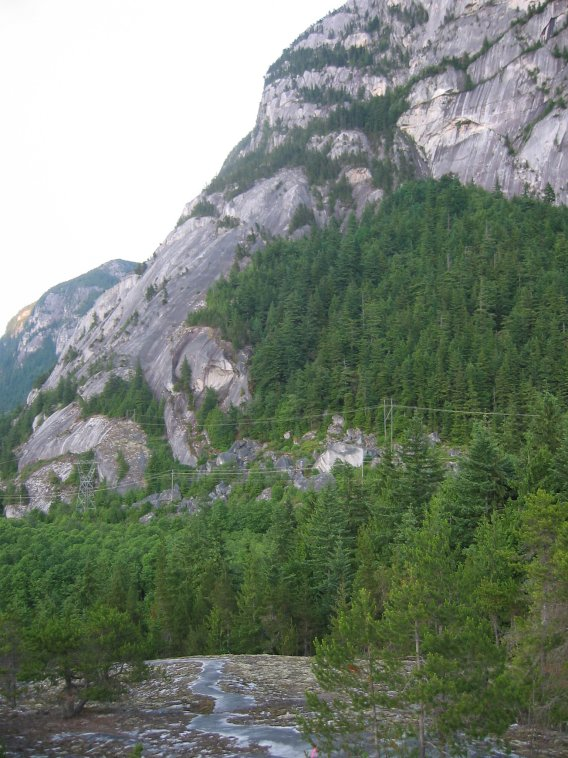
#> input picture 04/130010009_140076001_150050001_lab03_midsem/data/general/mountain/0.1.jpg, 568 x 758 px; its folder holds only this picture in this run
$ python pano-general.py
#> lines starting #> are read from the running program, lines starting #| are printed output that depends on the picture; after the words box and inside, x2 and y2 are one past the last pixel; in counts of white or black regions, pixels touching at a corner belong together
#> in generalParanoma, query_img is the input picture: shape (758, 568, 3); mean B, G, R 116.1, 130, 119.3
import numpy as np
import cv2
import matplotlib.pyplot as plt

import os, sys

# directory = path-to-directory-containing-2-images

if len(sys.argv) < 2:
  # default, if no arguments are passed
  directory = os.path.join(sys.path[0], "../data/general/mountain")
  referenceImage = 3
else:
  directory = sys.argv[1]
  referenceImage = int(sys.argv[2])
  # print(directory)
  # print(referenceImage)

images = [f for f in os.listdir(directory) if os.path.isfile(os.path.join(directory,f))]
images.sort()

# Query = Reference image
# Train = Transform image

def stitchPairOfImages(query_img, train_img):
  # [15 lines of commented-out code are left out]
  orb = cv2.ORB_create()

  # find the keypoints and descriptors with ORB
  kp1, des1 = orb.detectAndCompute(train_img,None)
#> kp1 = 500 keypoints; strongest (x, y, size): (383, 93, 31), (329, 721, 31), (379, 94, 31), (286, 437, 31)
  kp2, des2 = orb.detectAndCompute(query_img,None)
#> kp2 has the same summary as kp1

  ### REFLECTIONESSAY: Why this order.


  ## BFMatcher = Brute Force Matcher
  # create BFMatcher object
  bf = cv2.BFMatcher(cv2.NORM_HAMMING, crossCheck=True)

  # Match descriptors.
  matches = bf.match(des1,des2)
#> matches = 500 matches

  # Sort them in the order of their distance.
  matches = sorted(matches, key = lambda x:x.distance)
  top_matches = matches
#> top_matches = 500 matches

  query_pts = np.float32([ kp1[m.queryIdx].pt for m in top_matches])
#> query_pts = 500 pairs, first value 44 to 536, second value 37.2 to 726
  train_pts = np.float32([ kp2[m.trainIdx].pt for m in top_matches])
#> train_pts has the same summary as query_pts

  ## RANSAC = Random Sample Consensus
  H, _ = cv2.findHomography(query_pts, train_pts,
                            method=cv2.RANSAC,
                            ransacReprojThreshold=4)
#> H = [[1, 3.55e-16, 6.11e-15], [2.99e-16, 1, 4.73e-14], [3.78e-18, 2.35e-18, 1]]
  # print(H)

  '''
  The result image size needs to be large enough to accomodate the warped
  train_img. So we take the dimensions of the query image
  and call that a block. Imagine the result image to be a 5x5 grid of
  individual blocks. The center block would be the offset position for the
  reference(query) image and also pre-multiplied to H before warping the
  train image.
  '''

  query_height = query_img.shape[0]
#> query_height = 758
  query_width = query_img.shape[1]
#> query_width = 568

  scale = 5
  result_height = scale*query_height
#> result_height = 3790
  result_width = scale*query_width
#> result_width = 2840

  offset = np.array([[ 1 , 0 , (scale//2)*query_width],
                     [ 0 , 1 , (scale//2)*query_height],
                     [ 0 , 0 ,    1    ]])
#> offset = [[1, 0, 1136], [0, 1, 1516], [0, 0, 1]]
  offset_H = offset@H
#> offset_H = [[1, 3.02e-15, 1136], [6.03e-15, 1, 1516], [3.78e-18, 2.35e-18, 1]]

  mask = np.ones(train_img.shape)
  mask = cv2.warpPerspective(mask, offset_H, (result_width, result_height))
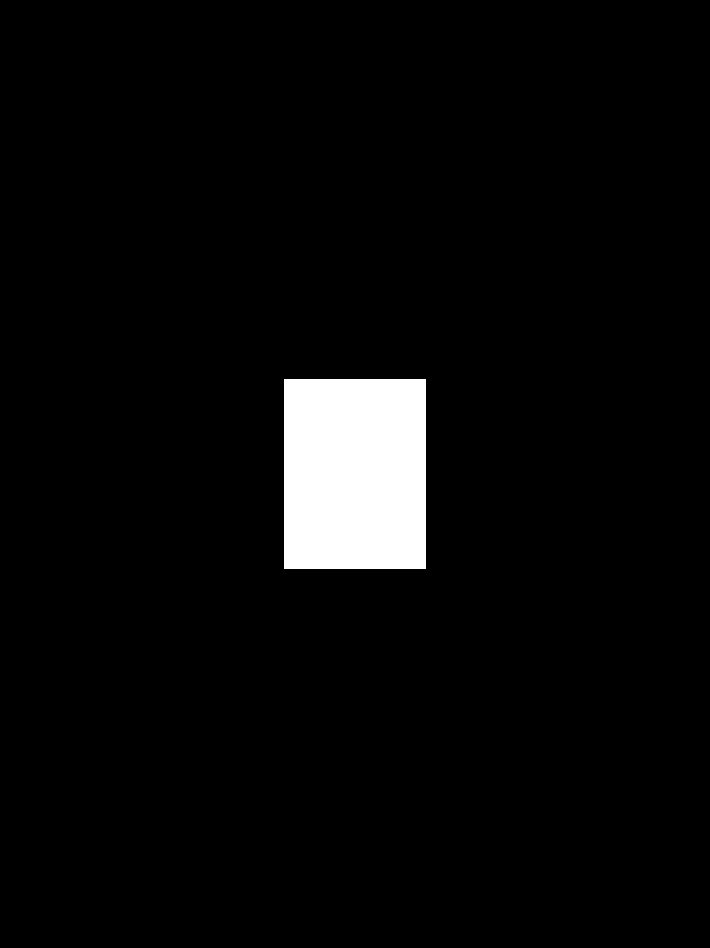
#> mask: shape (3790, 2840, 3) float64 (shown at 1/4 size); values 0 (black) and 1 (white), 4% white; 1 white region, box (x1, y1, x2, y2) and area: (1136, 1516, 1704, 2274) 430544
  mask = mask==1

  warped_train_img = cv2.warpPerspective(train_img,
                                         offset_H,
                                         (result_width, result_height)
                                        )
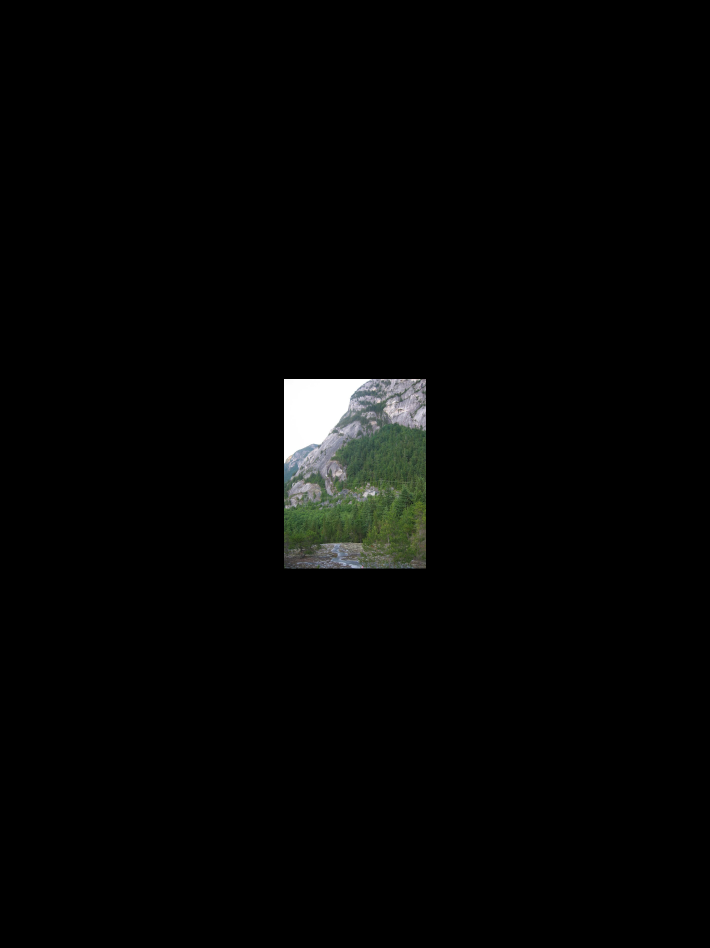
#> warped_train_img: shape (3790, 2840, 3) (shown at 1/4 size); mean B, G, R 4.6, 5.2, 4.8
  # Blank base image
  result = np.zeros(warped_train_img.shape, dtype=np.uint8)

  ## ALTERNATE 1
  # # Transformed image is inserted using a mask
  # result[mask] = warped_train_img[mask]
  # # Reference image is overlayed unchanged into the center grid
  # result[(scale//2)*query_height+1 : (1+scale//2)*query_height+1,
  #        (scale//2)*query_width+1  : (1+scale//2)*query_width+1] = query_img

  ## ALTERNATE 2
  # Reference image is inserted unchanged into the center grid
  result[(scale//2)*query_height+1 : (1+scale//2)*query_height+1,
         (scale//2)*query_width+1  : (1+scale//2)*query_width+1] = query_img
  # Transformed image is overlayed using a mask
  result[mask] = warped_train_img[mask]


  # In order to crop black borders-
  result_gray = cv2.cvtColor(result, cv2.COLOR_BGR2GRAY)

  contours,hierarchy = cv2.findContours(result_gray, cv2.RETR_EXTERNAL, cv2.CHAIN_APPROX_SIMPLE)
#> contours = 1 item
  cnt = contours[0]
#> cnt = [[1136, 1516], [1136, 2273], [1137, 2274], [1704, 2274], [1704, 1517], [1703, 1516]]
  x,y,w,h = cv2.boundingRect(cnt)
#> x = 1136; y = 1516; w = 569; h = 759
  cropped_result = result[y:y+h,x:x+w]

  # [6 lines of commented-out code are left out]

  return cropped_result


def generalParanoma(images, referenceImage):
  num_images = len(images)
  index = referenceImage-1
  if (index >= num_images):
    print("Invalid reference image entered. Defaulting to first image.")
    index = 0

  query_img_path = os.path.join(directory, images[index])
  query_img = cv2.imread(query_img_path)

  for i in range(1,num_images+1):
    train_img_path = os.path.join(directory, images[(index+i)%num_images])
    train_img = cv2.imread(train_img_path)

    query_img = stitchPairOfImages(query_img, train_img)

  result = query_img
  return result

result = generalParanoma(images, referenceImage)
plt.figure(figsize=(20,10))
plt.title("Panaromic image", fontsize=16)
plt.imshow(cv2.cvtColor(result, cv2.COLOR_BGR2RGB))
plt.axis('off')
plt.show()

# [13 lines of commented-out code are left out]

$ run again, on 04/130010009_140076001_150050001_lab03_midsem/data/general/mountain/0.5.jpg
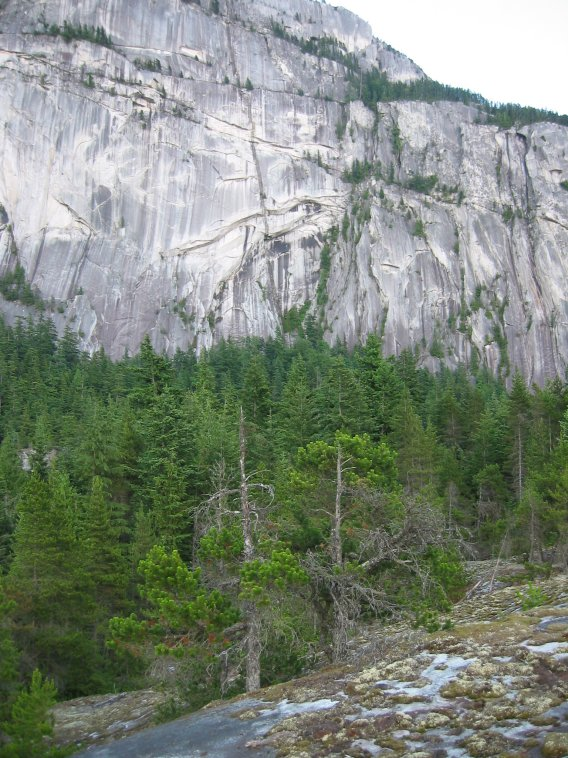
#> input picture 04/130010009_140076001_150050001_lab03_midsem/data/general/mountain/0.5.jpg, 568 x 758 px
#> in generalParanoma, query_img is the input picture: shape (758, 568, 3); mean B, G, R 123.6, 136.2, 127
#> kp1 = 500 keypoints; strongest (x, y, size): (495, 105, 31), (196, 57, 31), (487, 346, 31), (133, 102, 31)
#> kp2 has the same summary as kp1
#> matches = 500 matches
#> query_pts = 500 pairs, first value 47 to 531, second value 37 to 719
#> train_pts has the same summary as query_pts
#> H = [[1, -4.98e-16, 4.45e-13], [-2.3e-17, 1, 4.67e-13], [-1.66e-19, -1.44e-18, 1]]
#> offset_H = [[1, -2.13e-15, 1136], [-2.74e-16, 1, 1516], [-1.66e-19, -1.44e-18, 1]]
#> in stitchPairOfImages, `warped_train_img = cv2.warpPerspective(train_img, offset_H, (result_wi..`:
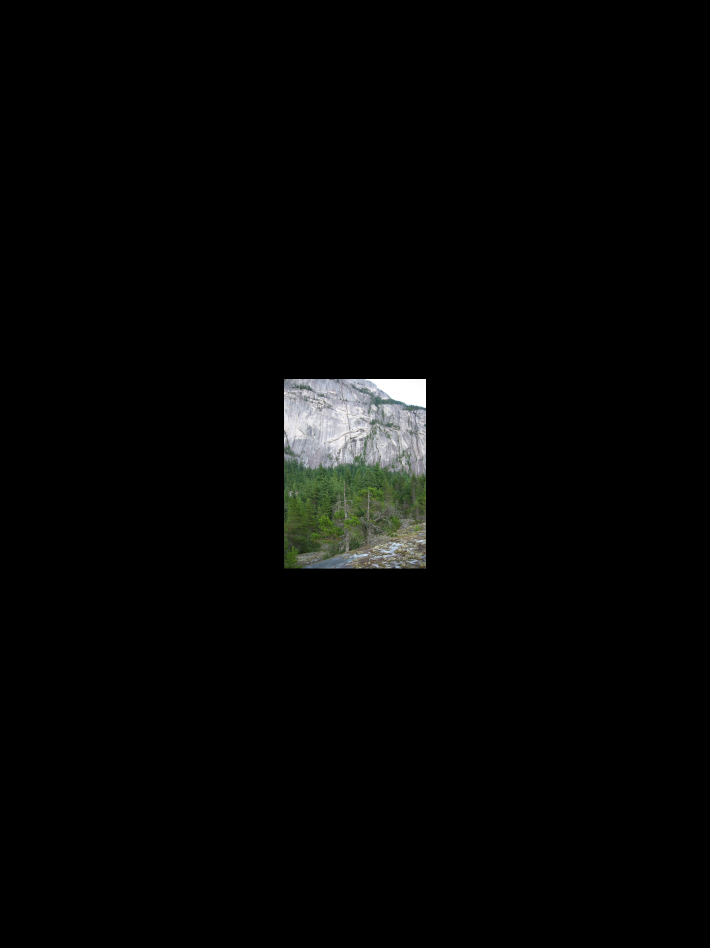
#> warped_train_img: shape (3790, 2840, 3) (shown at 1/4 size); mean B, G, R 4.9, 5.4, 5.1
#> contours = 1 item
#> cnt = [[1136, 1516], [1136, 2273], [1137, 2274], [1704, 2274], [1704, 1517], [1703, 1516]]
#> x = 1136; y = 1516; w = 569; h = 759
#> in stitchPairOfImages, `cropped_result = result[y:y+h,x:x+w]`:
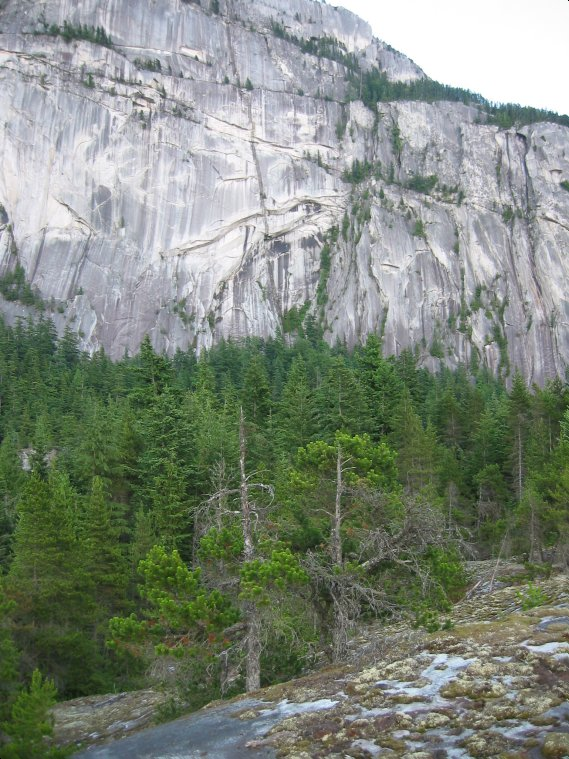
#> cropped_result: shape (759, 569, 3); mean B, G, R 123.6, 136.2, 127

$ run again, on 04/130010009_140076001_150050001_lab03_midsem/data/general/mountain/0.2.jpg
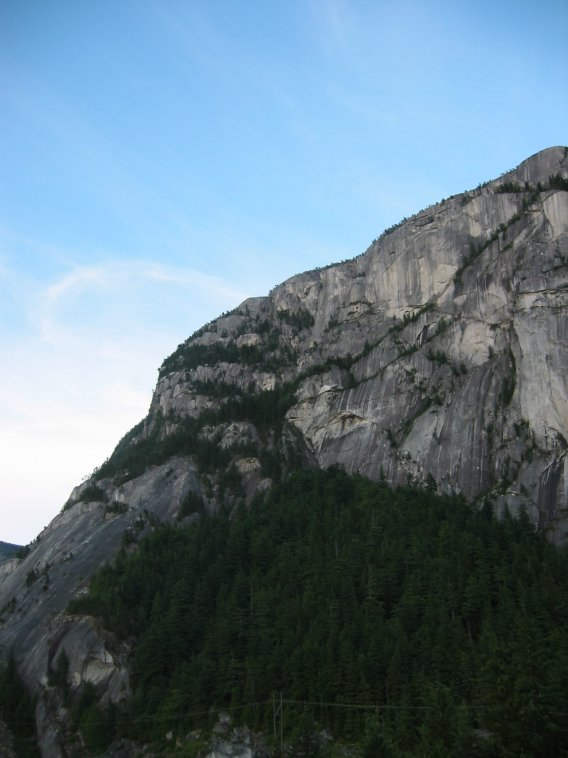
#> input picture 04/130010009_140076001_150050001_lab03_midsem/data/general/mountain/0.2.jpg, 568 x 758 px
#> in generalParanoma, query_img is the input picture: shape (758, 568, 3); mean B, G, R 132.8, 120.4, 98.7
#> kp1 = 500 keypoints; strongest (x, y, size): (225, 312, 31), (227, 311, 31), (158, 369, 31), (221, 315, 31)
#> kp2 has the same summary as kp1
#> matches = 500 matches
#> query_pts = 500 pairs, first value 31 to 526.8, second value 166 to 660.1
#> train_pts has the same summary as query_pts
#> H = [[1, 2.12e-16, -1.84e-13], [-2.93e-16, 1, -1.74e-13], [-2.85e-18, -2.22e-18, 1]]
#> offset_H = [[1, -2.31e-15, 1136], [-4.61e-15, 1, 1516], [-2.85e-18, -2.22e-18, 1]]
#> in stitchPairOfImages, `warped_train_img = cv2.warpPerspective(train_img, offset_H, (result_wi..`:
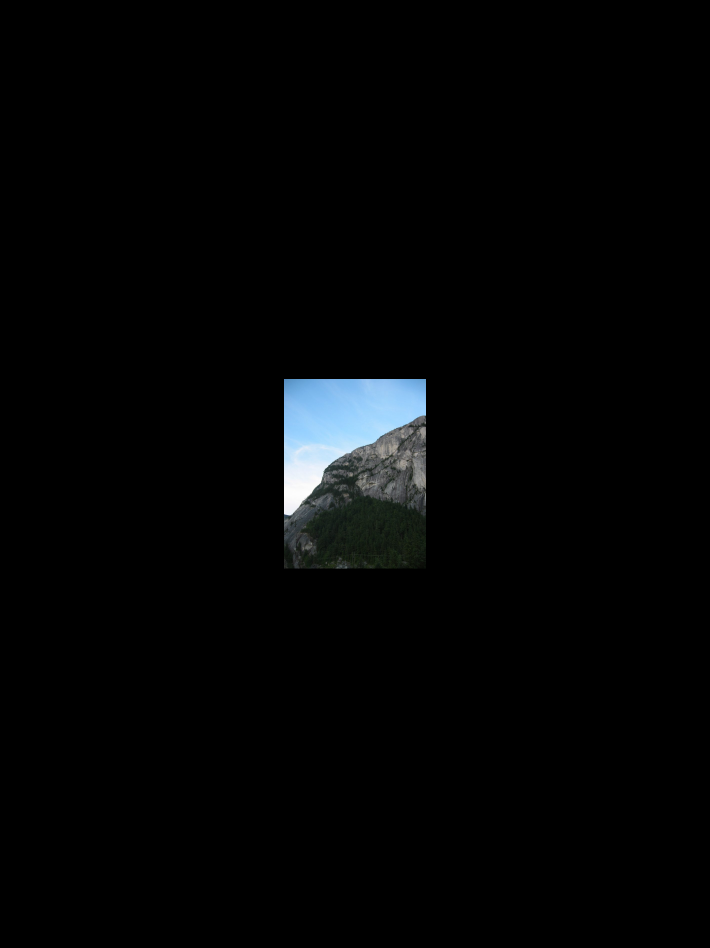
#> warped_train_img: shape (3790, 2840, 3) (shown at 1/4 size); mean B, G, R 5.3, 4.8, 3.9
#> contours = 1 item
#> cnt = [[1136, 1516], [1136, 2273], [1137, 2274], [1704, 2274], [1704, 1517], [1703, 1516]]
#> x = 1136; y = 1516; w = 569; h = 759

$ run again, on 04/130010009_140076001_150050001_lab03_midsem/data/general/mountain/0.3.jpg
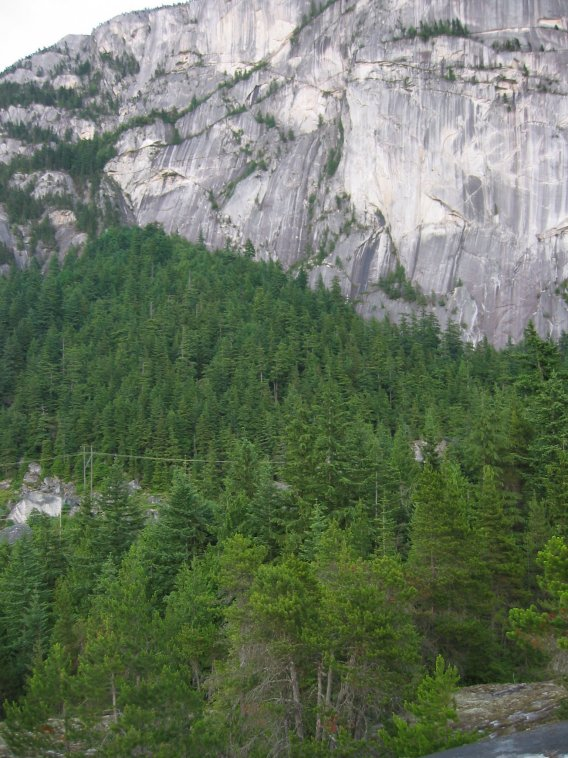
#> input picture 04/130010009_140076001_150050001_lab03_midsem/data/general/mountain/0.3.jpg, 568 x 758 px
#> in generalParanoma, query_img is the input picture: shape (758, 568, 3); mean B, G, R 96.9, 117.4, 105.2
#> kp1 = 500 keypoints; strongest (x, y, size): (497, 87, 31), (42, 49, 31), (245, 71, 31), (247, 72, 31)
#> kp2 has the same summary as kp1
#> matches = 500 matches
#> query_pts = 500 pairs, first value 37 to 524, second value 34 to 722
#> train_pts has the same summary as query_pts
#> H = [[1, -5.4e-16, 1.39e-13], [9.81e-17, 1, -5.08e-14], [3.91e-19, -1.36e-18, 1]]
#> offset_H = [[1, -2.08e-15, 1136], [6.91e-16, 1, 1516], [3.91e-19, -1.36e-18, 1]]
#> in stitchPairOfImages, `warped_train_img = cv2.warpPerspective(train_img, offset_H, (result_wi..`:
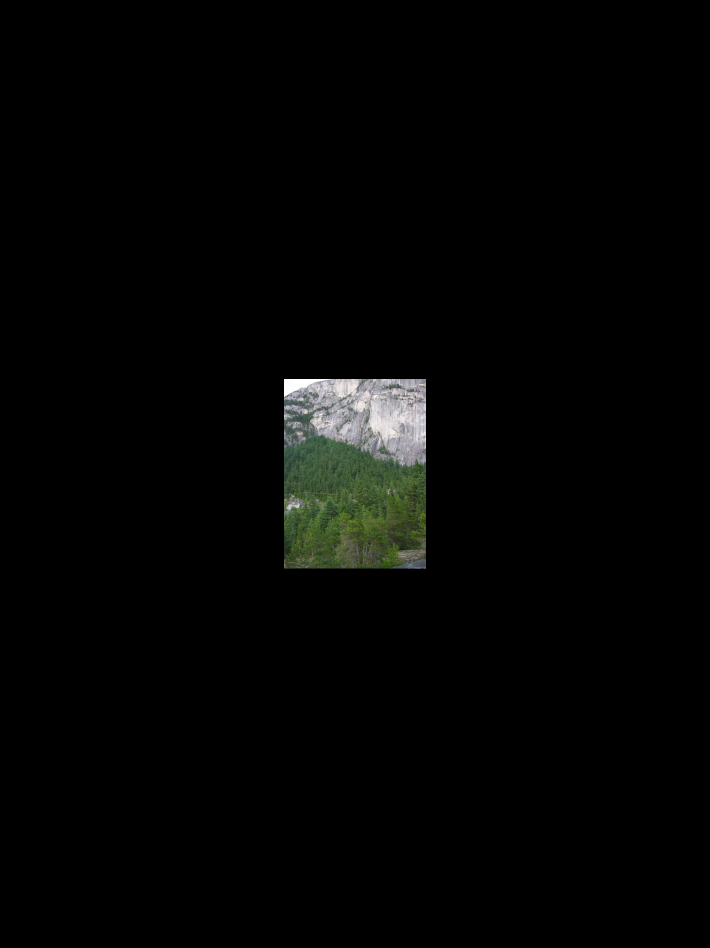
#> warped_train_img: shape (3790, 2840, 3) (shown at 1/4 size); mean B, G, R 3.9, 4.7, 4.2
#> contours = 1 item
#> cnt = [[1136, 1516], [1136, 2273], [1137, 2274], [1704, 2274], [1704, 1517], [1703, 1516]]
#> x = 1136; y = 1516; w = 569; h = 759

$ run again, on 04/130010009_140076001_150050001_lab03_midsem/data/general/mountain/0.4.jpg
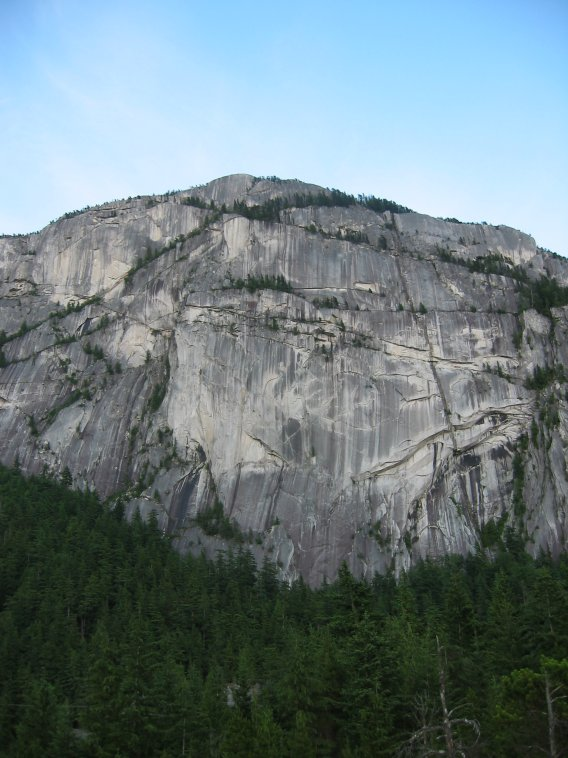
#> input picture 04/130010009_140076001_150050001_lab03_midsem/data/general/mountain/0.4.jpg, 568 x 758 px
#> in generalParanoma, query_img is the input picture: shape (758, 568, 3); mean B, G, R 128.6, 124.8, 108.5
#> kp1 = 500 keypoints; strongest (x, y, size): (356, 196, 31), (129, 198, 31), (359, 195, 31), (484, 222, 31)
#> kp2 has the same summary as kp1
#> matches = 500 matches
#> query_pts = 500 pairs, first value 37 to 519.6, second value 175.7 to 584
#> train_pts has the same summary as query_pts
#> H = [[1, -1.64e-15, 8.11e-13], [8.7e-16, 1, 4.37e-13], [1.91e-18, -6.84e-18, 1]]
#> offset_H = [[1, -9.41e-15, 1136], [3.77e-15, 1, 1516], [1.91e-18, -6.84e-18, 1]]
#> in stitchPairOfImages, `warped_train_img = cv2.warpPerspective(train_img, offset_H, (result_wi..`:
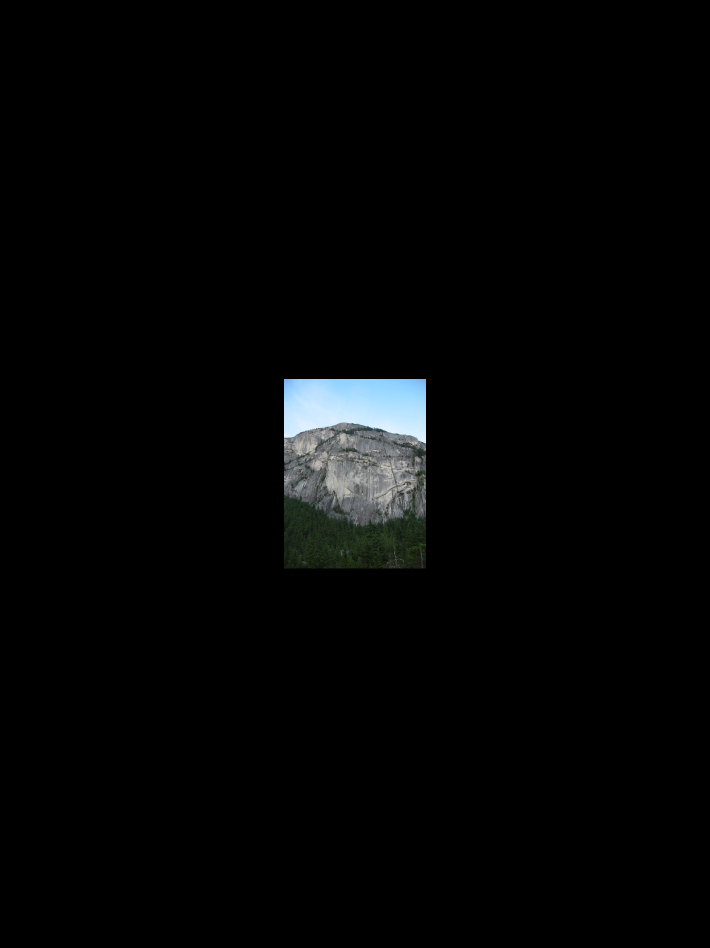
#> warped_train_img: shape (3790, 2840, 3) (shown at 1/4 size); mean B, G, R 5.1, 5, 4.3
#> contours = 1 item
#> cnt = [[1136, 1516], [1136, 2273], [1137, 2274], [1704, 2274], [1704, 1517], [1703, 1516]]
#> x = 1136; y = 1516; w = 569; h = 759
